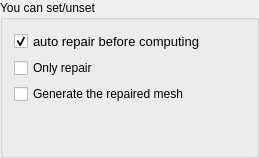
              <widget class="QGroupBox" name="groupBox_8">
               <property name="sizePolicy">
                <sizepolicy hsizetype="Expanding" vsizetype="Expanding">
                 <horstretch>1</horstretch>
                 <verstretch>1</verstretch>
                </sizepolicy>
               </property>
               <property name="toolTip">
                <string>If set, this will compute for you the intermediate repair mesh when in auto repair mode.</string>
               </property>
               <property name="title">
                <string>You can set/unset</string>
               </property>
               <layout class="QGridLayout" name="gridLayout_13" columnstretch="10,0">
                <property name="sizeConstraint">
                 <enum>QLayout::SetNoConstraint</enum>
                </property>
                <item row="3" column="1">
                 <spacer name="horizontalSpacer_21">
                  <property name="orientation">
                   <enum>Qt::Horizontal</enum>
                  </property>
                  <property name="sizeHint" stdset="0">
                   <size>
                    <width>40</width>
                    <height>20</height>
                   </size>
                  </property>
                 </spacer>
                </item>
                <item row="2" column="1">
                 <spacer name="horizontalSpacer_22">
                  <property name="orientation">
                   <enum>Qt::Horizontal</enum>
                  </property>
                  <property name="sizeHint" stdset="0">
                   <size>
                    <width>40</width>
                    <height>20</height>
                   </size>
                  </property>
                 </spacer>
                </item>
                <item row="3" column="0">
                 <widget class="QCheckBox" name="CB_GenRepair_2">
                  <property name="text">
                   <string>Generate the repaired mesh</string>
                  </property>
                 </widget>
                </item>
                <item row="0" column="0">
                 <widget class="QCheckBox" name="CB_RepairBeforeCompute_2">
                  <property name="font">
                   <font>
                    <pointsize>10</pointsize>
                    <kerning>true</kerning>
                   </font>
                  </property>
                  <property name="toolTip">
                   <string>&lt;html&gt;&lt;head/&gt;&lt;body&gt;&lt;p&gt;If not set, your mesh won't be repaired before being remeshed by MMG.&lt;/p&gt;&lt;p&gt;Note that your mesh might not be valid for MMG.&lt;/p&gt;&lt;/body&gt;&lt;/html&gt;</string>
                  </property>
                  <property name="text">
                   <string>auto repair before computing</string>
                  </property>
                  <property name="checked">
                   <bool>true</bool>
                  </property>
                 </widget>
                </item>
                <item row="2" column="0">
                 <widget class="QCheckBox" name="CB_RepairOnly_2">
                  <property name="toolTip">
                   <string>If set, MMG will not be called and only the repair process will be launched</string>
                  </property>
                  <property name="text">
                   <string>Only repair</string>
                  </property>
                 </widget>
                </item>
                <item row="0" column="1">
                 <spacer name="horizontalSpacer_5">
                  <property name="orientation">
                   <enum>Qt::Horizontal</enum>
                  </property>
                  <property name="sizeHint" stdset="0">
                   <size>
                    <width>40</width>
                    <height>20</height>
                   </size>
                  </property>
                 </spacer>
                </item>
                <item row="4" column="0">
                 <spacer name="verticalSpacer_6">
                  <property name="orientation">
                   <enum>Qt::Vertical</enum>
                  </property>
                  <property name="sizeHint" stdset="0">
                   <size>
                    <width>20</width>
                    <height>40</height>
                   </size>
                  </property>
                 </spacer>
                </item>
               </layout>
              </widget>
